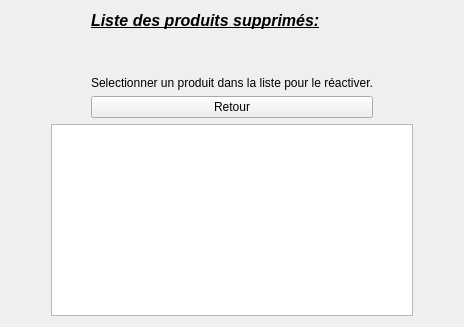
      <widget class="QWidget" name="page_2">
       <layout class="QGridLayout" name="gridLayout_21">
        <item row="0" column="1">
         <layout class="QGridLayout" name="gridLayout_20">
          <item row="0" column="0" rowspan="3">
           <spacer name="horizontalSpacer_28">
            <property name="orientation">
             <enum>Qt::Horizontal</enum>
            </property>
            <property name="sizeHint" stdset="0">
             <size>
              <width>40</width>
              <height>20</height>
             </size>
            </property>
           </spacer>
          </item>
          <item row="0" column="1">
           <widget class="QLabel" name="label_38">
            <property name="font">
             <font>
              <pointsize>12</pointsize>
              <weight>75</weight>
              <italic>true</italic>
              <bold>true</bold>
              <underline>true</underline>
             </font>
            </property>
            <property name="text">
             <string>Liste des produits supprimés:</string>
            </property>
           </widget>
          </item>
          <item row="0" column="2" rowspan="3">
           <spacer name="horizontalSpacer_29">
            <property name="orientation">
             <enum>Qt::Horizontal</enum>
            </property>
            <property name="sizeHint" stdset="0">
             <size>
              <width>40</width>
              <height>20</height>
             </size>
            </property>
           </spacer>
          </item>
          <item row="2" column="1">
           <widget class="QLabel" name="label_39">
            <property name="text">
             <string>Selectionner un produit dans la liste pour le réactiver.</string>
            </property>
           </widget>
          </item>
          <item row="1" column="1">
           <spacer name="verticalSpacer_8">
            <property name="orientation">
             <enum>Qt::Vertical</enum>
            </property>
            <property name="sizeType">
             <enum>QSizePolicy::Fixed</enum>
            </property>
            <property name="sizeHint" stdset="0">
             <size>
              <width>20</width>
              <height>40</height>
             </size>
            </property>
           </spacer>
          </item>
          <item row="3" column="0">
           <spacer name="horizontalSpacer_33">
            <property name="orientation">
             <enum>Qt::Horizontal</enum>
            </property>
            <property name="sizeHint" stdset="0">
             <size>
              <width>40</width>
              <height>20</height>
             </size>
            </property>
           </spacer>
          </item>
          <item row="3" column="1">
           <widget class="QPushButton" name="pushButton_Retour_Suppr_P">
            <property name="text">
             <string>Retour</string>
            </property>
           </widget>
          </item>
          <item row="3" column="2">
           <spacer name="horizontalSpacer_34">
            <property name="orientation">
             <enum>Qt::Horizontal</enum>
            </property>
            <property name="sizeHint" stdset="0">
             <size>
              <width>40</width>
              <height>20</height>
             </size>
            </property>
           </spacer>
          </item>
         </layout>
        </item>
        <item row="1" column="0">
         <spacer name="horizontalSpacer_27">
          <property name="orientation">
           <enum>Qt::Horizontal</enum>
          </property>
          <property name="sizeType">
           <enum>QSizePolicy::Fixed</enum>
          </property>
          <property name="sizeHint" stdset="0">
           <size>
            <width>40</width>
            <height>20</height>
           </size>
          </property>
         </spacer>
        </item>
        <item row="1" column="1">
         <widget class="QTableView" name="tableView_Prod_Supr"/>
        </item>
        <item row="1" column="2">
         <spacer name="horizontalSpacer_26">
          <property name="orientation">
           <enum>Qt::Horizontal</enum>
          </property>
          <property name="sizeType">
           <enum>QSizePolicy::Fixed</enum>
          </property>
          <property name="sizeHint" stdset="0">
           <size>
            <width>40</width>
            <height>20</height>
           </size>
          </property>
         </spacer>
        </item>
       </layout>
      </widget>
